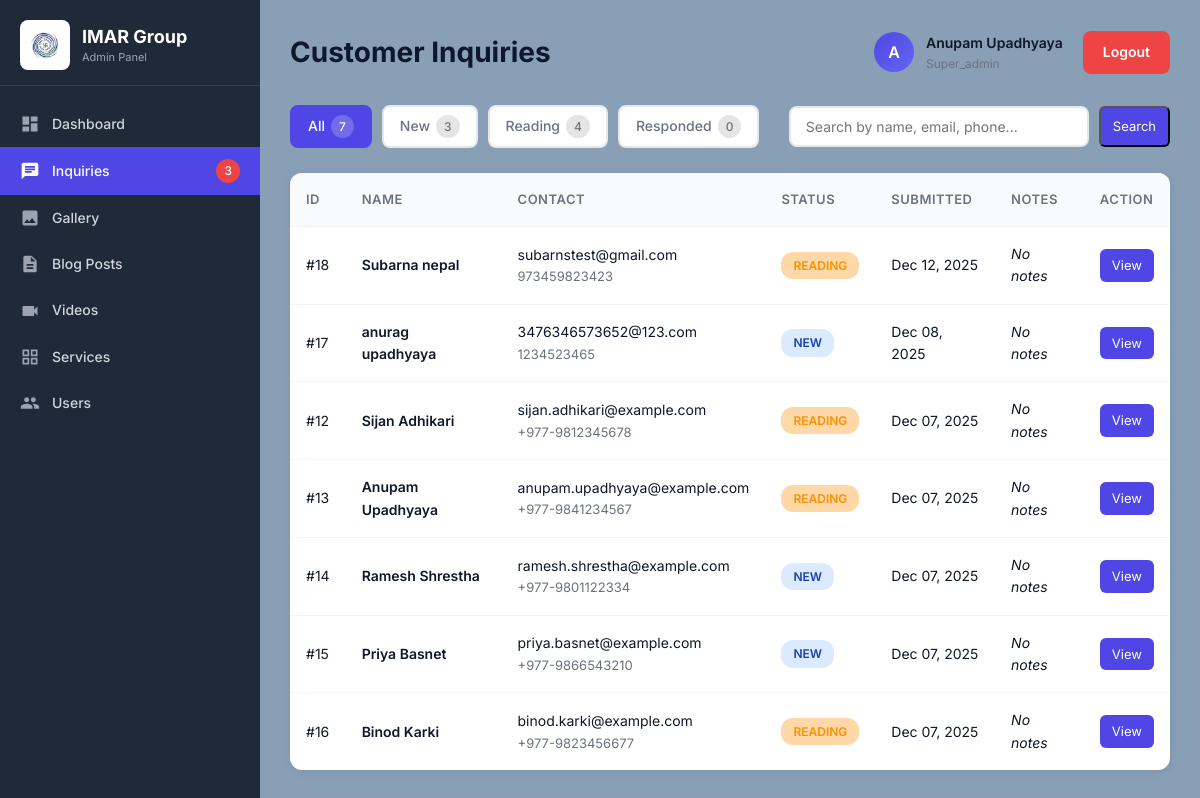
Page /admin/INQUIRY_CODE/inquiries.php (signed in) on the earlier database version.
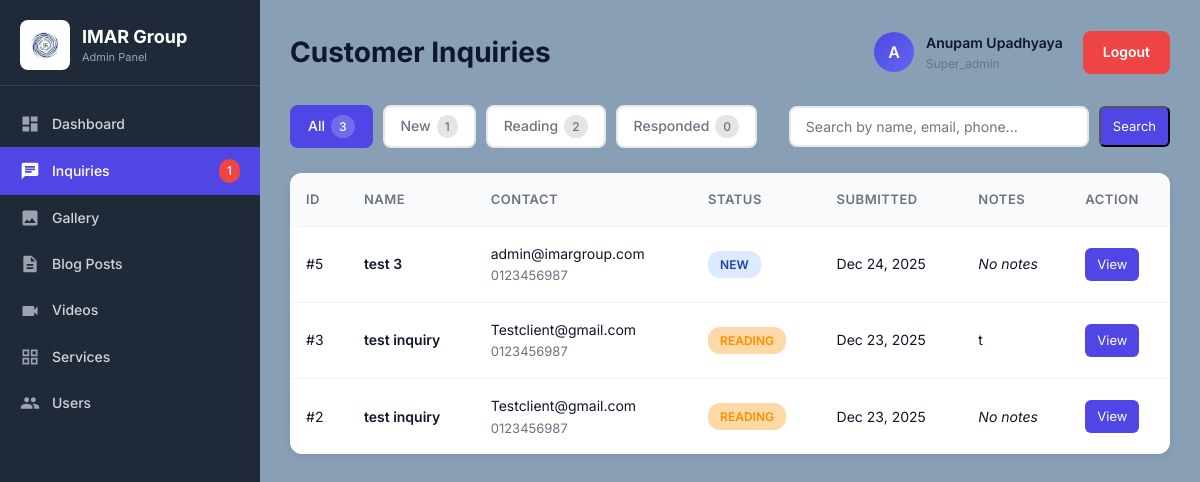
Same page on the later database version.
### tables this page shows
CREATE TABLE `inquiries` (
  `id` int(11) NOT NULL,
  `first_name` varchar(50) NOT NULL,
  `last_name` varchar(50) NOT NULL,
  `email` varchar(100) NOT NULL,
  `phone` varchar(20) NOT NULL,
  `appointment_date` date DEFAULT NULL,
  `message` text NOT NULL,
  `ip_address` varchar(45) DEFAULT NULL,
  `user_agent` text DEFAULT NULL,
  `status` enum('new','reading','responded') NOT NULL DEFAULT 'new',
  `created_at` timestamp NOT NULL DEFAULT current_timestamp(),
  `updated_at` timestamp NOT NULL DEFAULT current_timestamp() ON UPDATE current_timestamp(),
  `read_at` datetime DEFAULT NULL,
  `admin_notes` text DEFAULT NULL
);

### admin/INQUIRY_CODE/inquiries.php (the view, shortened to what the changed rows need)
<?php
require_once __DIR__ . '/../../config/config.php';
$filter = $_GET['filter'] ?? 'all';
$whereConditions = [];
$whereClause = !empty($whereConditions) ? 'WHERE ' . implode(' AND ', $whereConditions) : '';
$query = "SELECT * FROM inquiries $whereClause ORDER BY created_at DESC";
$stmt = $conn->prepare($query);
$stmt->execute();
$result = $stmt->get_result();
$inquiries = $result->fetch_all(MYSQLI_ASSOC);
$counts = [
    'all' => $conn->query("SELECT COUNT(*) as count FROM inquiries")->fetch_assoc()['count'],
    'new' => $conn->query("SELECT COUNT(*) as count FROM inquiries WHERE status = 'new'")->fetch_assoc()['count'],
    'reading' => $conn->query("SELECT COUNT(*) as count FROM inquiries WHERE status = 'reading'")->fetch_assoc()['count'],
    'responded' => $conn->query("SELECT COUNT(*) as count FROM inquiries WHERE status = 'responded'")->fetch_assoc()['count']
];
?>
<!DOCTYPE html>
<html lang="en">
<head>
    <link rel="stylesheet" href="../../css/styles.css">
    <link rel="stylesheet" href="../../css/dashboard.css">
</head>
<body>
   <div class="dashboard">
    <?php include __DIR__ . '/../includes/sidebar.php'; ?>
    <div class="main-content">
        <div class="dashboard-header">
            <h1>Customer Inquiries</h1>
        </div>
        <div class="inquiries-header">
            <div class="filter-tabs">
                <a href="?filter=all" class="filter-tab <?php echo $filter === 'all' ? 'active' : ''; ?>">
                    All <span class="filter-badge"><?php echo $counts['all']; ?></span>
                </a>
                <a href="?filter=new" class="filter-tab <?php echo $filter === 'new' ? 'active' : ''; ?>">
                    New <span class="filter-badge"><?php echo $counts['new']; ?></span>
                </a>
                <a href="?filter=reading" class="filter-tab <?php echo $filter === 'reading' ? 'active' : ''; ?>">
                    Reading <span class="filter-badge"><?php echo $counts['reading']; ?></span>
                </a>
            </div>
        </div>
        <div class="inquiries-table">
            <?php if (empty($inquiries)): ?>
                <div class="empty-state">
                    <svg viewBox="0 0 24 24">
                        <path d="M20 2H4c-1.1 0-1.99.9-1.99 2L2 22l4-4h14c1.1 0 2-.9 2-2V4c0-1.1-.9-2-2-2z"/>
                    </svg>
                    <h3>No Inquiries Found</h3>
                    <p>No inquiries match your current filter.</p>
                </div>
            <?php else: ?>
                <table>
                    <thead>
                        <tr>
                            <th>ID</th>
                            <th>Name</th>
                            <th>Contact</th>
                            <th>Status</th>
                            <th>Submitted</th>
                            <th>Notes</th>
                            <th>Action</th>
                        </tr>
                    </thead>
                    <tbody>
                        <?php foreach ($inquiries as $inquiry): ?>
                            <tr>
                                <td>#<?php echo $inquiry['id']; ?></td>
                                <td>
                                    <div class="inquiry-name">
                                        <?php echo htmlspecialchars($inquiry['first_name'] . ' ' . $inquiry['last_name']); ?>
                                    </div>
                                </td>
                                <td>
                                    <div><?php echo htmlspecialchars($inquiry['email']); ?></div>
                                    <div class="inquiry-email"><?php echo htmlspecialchars($inquiry['phone']); ?></div>
                                </td>
                                <td>
                                    <span class="status-badge <?php echo $inquiry['status']; ?>">
                                        <?php echo ucfirst($inquiry['status']); ?>
                                    </span>
                                </td>
                                <td><?php echo date('M d, Y', strtotime($inquiry['created_at'])); ?></td>
                                <td>
                                    <?php
                                    echo !empty($inquiry['admin_notes'])
                                        ? htmlspecialchars($inquiry['admin_notes'])
                                        : '<em>No notes</em>';
                                    ?>
                                </td>
                                <td>
                                    <a href="view-inquiry.php?id=<?php echo $inquiry['id']; ?>" class="action-btn view">View</a>
                                </td>
                            </tr>
                        <?php endforeach; ?>
                    </tbody>
                </table>
            <?php endif; ?>
        </div>
    </div>
</div>
</body>
</html>

### admin/includes/sidebar.php (shortened to what the changed rows need)
<?php
$base_url = '/Imar_Group_Admin_panel/admin';
$new_inquiries_count = $conn->query("SELECT COUNT(*) as count FROM inquiries WHERE status = 'new'")->fetch_assoc()['count'] ?? 0;
?>
<div class="sidebar">
    <div class="sidebar-header">
        <div class="sidebar-logo">
            <div class="sidebar-logo-text">
                <h2>IMAR Group</h2>
            </div>
        </div>
    </div>
    <div class="sidebar-menu">
        <a href="<?php echo $base_url; ?>/INQUIRY_CODE/inquiries.php" class="menu-item <?php echo strpos($_SERVER['PHP_SELF'], 'INQUIRY_CODE') !== false ? 'active' : ''; ?>">
            <svg viewBox="0 0 24 24">
                <path d="M20 2H4c-1.1 0-1.99.9-1.99 2L2 22l4-4h14c1.1 0 2-.9 2-2V4c0-1.1-.9-2-2-2zM6 9h12v2H6V9zm8 5H6v-2h8v2zm4-6H6V6h12v2z"/>
            </svg>
            <span>Inquiries</span>
            <?php if ($new_inquiries_count > 0): ?>
                <span style="margin-left: auto; background: #ef4444; color: white; padding: 2px 8px; border-radius: 12px; font-size: 12px;">
                    <?php echo $new_inquiries_count; ?>
                </span>
            <?php endif; ?>
        </a>
    </div>
</div>

Differences in the rows shown:
removed inquiries: id "18", first_name+last_name "Subarna nepal", email "subarnstest@gmail.com", phone "973459823423", status "READING", created_at "Dec 12, 2025", shows "No notes"
removed inquiries: id "17", first_name+last_name "anurag upadhyaya", email "3476346573652@123.com", phone "1234523465", status "NEW", created_at "Dec 08, 2025", shows "No notes"
removed inquiries: id "12", first_name+last_name "Sijan Adhikari", email "sijan.adhikari@example.com", phone "+977-9812345678", status "READING", created_at "Dec 07, 2025", shows "No notes"
removed inquiries: id "13", first_name+last_name "Anupam Upadhyaya", email "anupam.upadhyaya@example.com", phone "+977-9841234567", status "READING", created_at "Dec 07, 2025", shows "No notes"
removed inquiries: id "14", first_name+last_name "Ramesh Shrestha", email "ramesh.shrestha@example.com", phone "+977-9801122334", status "NEW", created_at "Dec 07, 2025", shows "No notes"
removed inquiries: id "15", first_name+last_name "Priya Basnet", email "priya.basnet@example.com", phone "+977-9866543210", status "NEW", created_at "Dec 07, 2025", shows "No notes"
removed inquiries: id "16", first_name+last_name "Binod Karki", email "binod.karki@example.com", phone "+977-9823456677", status "READING", created_at "Dec 07, 2025", shows "No notes"
added inquiries: id "5", first_name+last_name "test 3", email "admin@imargroup.com", phone "0123456987", status "NEW", created_at "Dec 24, 2025", shows "No notes"
added inquiries: id "3", first_name+last_name "test inquiry", email "Testclient@gmail.com", phone "0123456987", status "READING", created_at "Dec 23, 2025", admin_notes "t"
added inquiries: id "2", first_name+last_name "test inquiry", email "Testclient@gmail.com", phone "0123456987", status "READING", created_at "Dec 23, 2025", shows "No notes"
Other differences:
$new_inquiries_count: "3" → "1"
$counts['all']: "7" → "3"
$counts['new']: "3" → "1"
$counts['reading']: "4" → "2"
